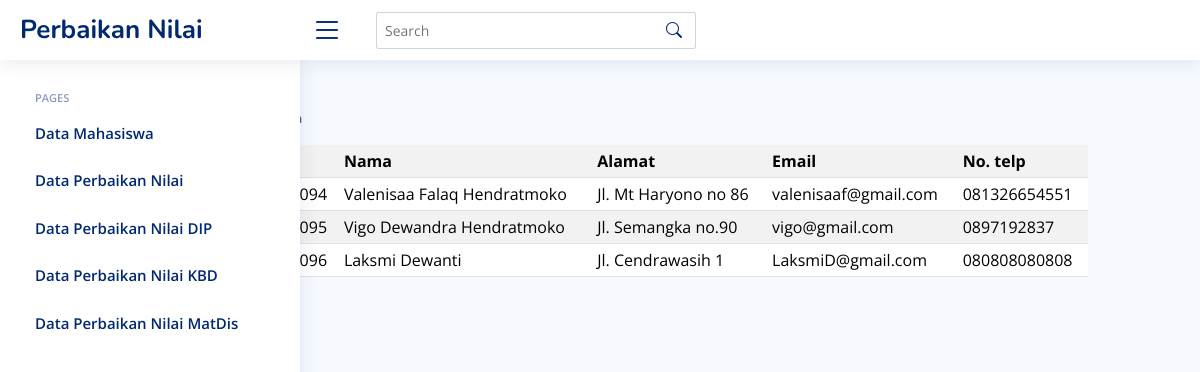
/view/view_mhs.php, run on the app's committed database.
### tables this page shows
CREATE TABLE `mahasiswa` (
  `mahasiswa_id` int NOT NULL,
  `nim` varchar(20) NOT NULL,
  `nama` varchar(255) NOT NULL,
  `alamat` varchar(255) NOT NULL,
  `email` varchar(255) NOT NULL,
  `no_telp` varchar(20) NOT NULL
);

### config/koneksi.php (called while the page is built, shortened)
<?php
class database{
	private $host = "localhost";
	private $username = "root";
	private $password = "";
	private $database = "pweb2";
	public $koneksi = "";
	public function __construct(){
		 $this->koneksi = mysqli_connect($this->host, $this->username, $this->password, $this->database);
	}
    public function tampil_data_mahasiswa(){
        $data = mysqli_query($this->koneksi, "select * from mahasiswa");
        while($row = mysqli_fetch_array($data)){
            $hasil[] = $row;
        }
        return $hasil;
    }
}
?>

### view/view_mhs.php (the view, shortened to what this page needs)
<?php
include('../config/koneksi.php');
require '../NiceAdmin/index.php';
$db = new mahasiswa();
$data_mahasiswa = $db->tampil_data_mahasiswa();
?>
<!DOCTYPE html>
<html>
<head>
  	<link href="http://localhost/NiceAdmin/assets/vendor/bootstrap/css/bootstrap.min.css" rel="stylesheet">
  	<link href="http://localhost/NiceAdmin/assets/vendor/bootstrap-icons/bootstrap-icons.css" rel="stylesheet">
  	<link href="http://localhost/NiceAdmin/assets/vendor/boxicons/css/boxicons.min.css" rel="stylesheet">
  	<link href="http://localhost/NiceAdmin/assets/vendor/quill/quill.snow.css" rel="stylesheet">
  	<link href="http://localhost/NiceAdmin/assets/vendor/quill/quill.bubble.css" rel="stylesheet">
  	<link href="http://localhost/NiceAdmin/assets/vendor/remixicon/remixicon.css" rel="stylesheet">
  	<link href="http://localhost/NiceAdmin/assets/vendor/simple-datatables/style.css" rel="stylesheet">
  	<link href="http://localhost/NiceAdmin/assets/css/style.css" rel="stylesheet">
</head>
<body>
<div class="col-sm-10 py-2 mx-auto">
<div class="container-fluid">
<div class="pagetitle">
      <nav>
        <ol class="breadcrumb">
          <li class="breadcrumb-item"><a href="index.html">Home</a></li>
          <li class="breadcrumb-item active">
		  </li>
        </ol>
      </nav>
    </div>
<table  class="table table-striped table-sm">
		<tr class="">
			<th>Id mahasiswa</th>
			<th>Nim</th>
			<th>Nama</th>
			<th>Alamat</th>
			<th>Email</th>
			<th>No. telp</th>
		</tr>
		<?php
		foreach($data_mahasiswa as $row){
			?>
			<tr>
				<td><?php echo $row['mahasiswa_id']; ?></td>
				<td><?php echo $row['nim']; ?></td>
				<td><?php echo $row['nama']; ?></td>
				<td><?php echo $row['alamat']; ?></td>
				<td><?php echo $row['email']; ?></td>
				<td><?php echo $row['no_telp']; ?></td>
			</tr>
			<?php
		}
		?>
	</table>
	</div>
	</div>
</body>
</html>

### NiceAdmin/assets/css/style.css (style rules this page uses)
:root { scroll-behavior: smooth; }
body { font-family: "Open Sans", sans-serif; background: #f6f9ff; color: #444444; }
a { color: #4154f1; text-decoration: none; }
.pagetitle { margin-bottom: 10px; }
.breadcrumb { font-size: 14px; font-family: "Nunito", sans-serif; color: #899bbd; font-weight: 600; }
.breadcrumb a { color: #899bbd; transition: 0.3s; }
.breadcrumb .breadcrumb-item::before { color: #899bbd; }
.breadcrumb .active { color: #51678f; font-weight: 600; }

### data on the page
mahasiswa: nama "Valenisaa Falaq Hendratmoko", alamat "Jl. Mt Haryono no 86", email "valenisaaf@gmail.com", no_telp "081326654551"
mahasiswa: nama "Vigo Dewandra Hendratmoko", alamat "Jl. Semangka no.90", email "vigo@gmail.com", no_telp "0897192837"
mahasiswa: nama "Laksmi Dewanti", alamat "Jl. Cendrawasih 1", email "LaksmiD@gmail.com", no_telp "080808080808"
